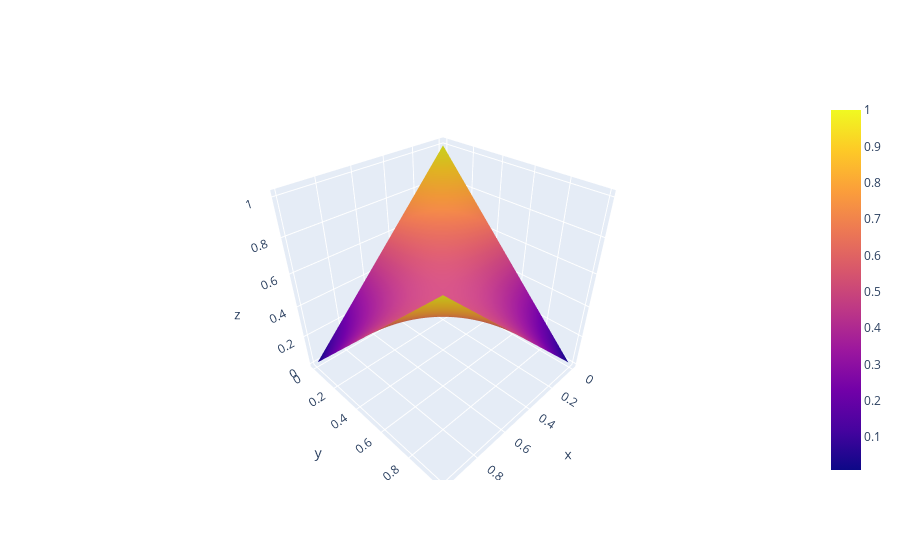

Notebook cell for this chart:
### Code cell
fig = go.Figure(data=[go.Surface(z=Z, x=Y, y=YP)])
fig.show()

### Figure 1 — Plotly figure (JSON) as saved in the notebook; plotly's stock layout.template omitted (floating-point values rounded to 4 significant figures; data arrays with more than 128 entries replaced by an {"elided": "..."} marker saying what was removed)
{"data": [{"type": "surface", "x": {"elided": "100x100 float values"}, "y": {"elided": "100x100 float values"}, "z": {"elided": "100x100 float values"}}], "layout": {}}
